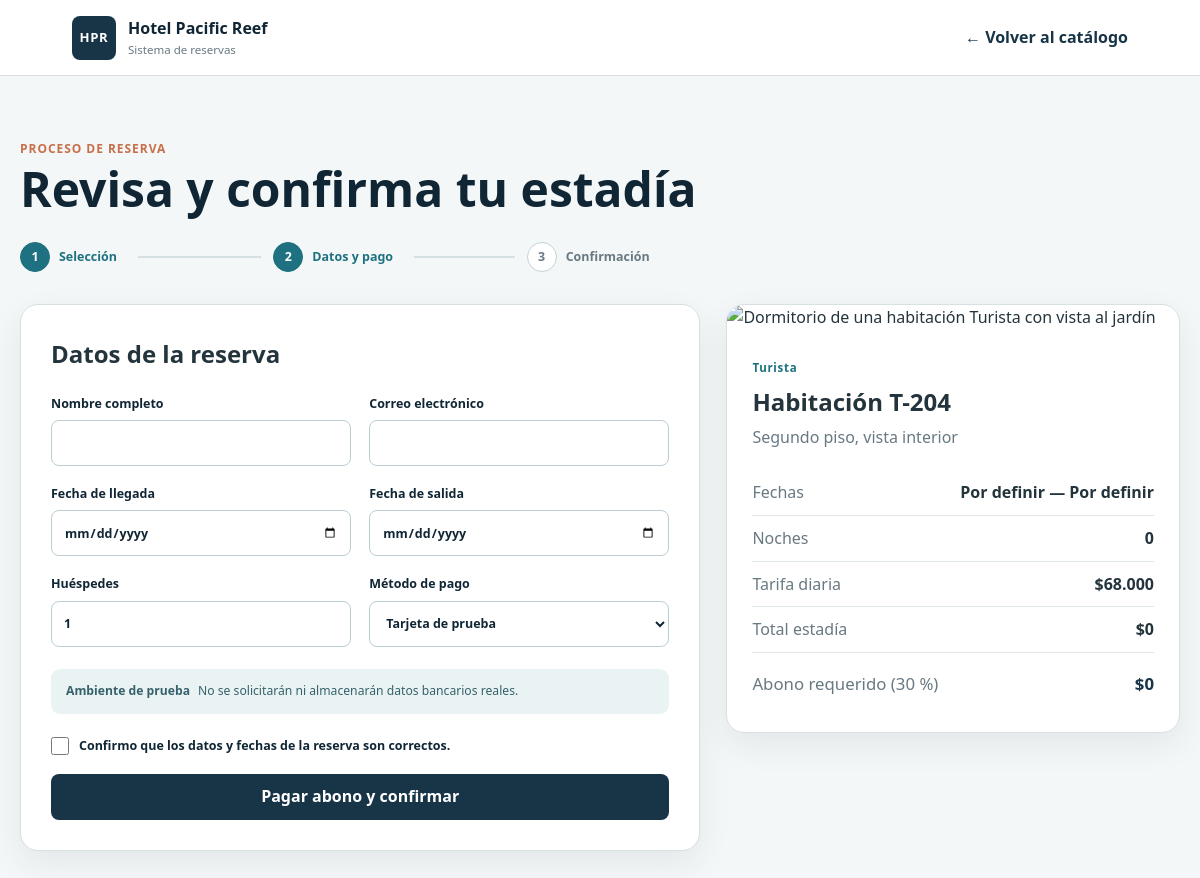
The app's page /reservation.php?room=2 with its own data.
### tables this page shows
CREATE TABLE rooms (
    id BIGINT UNSIGNED AUTO_INCREMENT PRIMARY KEY,
    room_type_id BIGINT UNSIGNED NOT NULL,
    capacity TINYINT UNSIGNED NOT NULL,
    room_number VARCHAR(20) NOT NULL UNIQUE,
    location VARCHAR(120) NOT NULL,
    description VARCHAR(500) NOT NULL,
    equipment JSON NOT NULL,
    image_url VARCHAR(500) NULL,
    status ENUM('available', 'occupied', 'maintenance', 'inactive') NOT NULL DEFAULT 'available',
    created_at TIMESTAMP NOT NULL DEFAULT CURRENT_TIMESTAMP,
    updated_at TIMESTAMP NOT NULL DEFAULT CURRENT_TIMESTAMP ON UPDATE CURRENT_TIMESTAMP,
    CONSTRAINT fk_rooms_room_type
        FOREIGN KEY (room_type_id) REFERENCES room_types(id),
    CONSTRAINT chk_room_capacity CHECK (capacity > 0)
);

CREATE TABLE room_types (
    id BIGINT UNSIGNED AUTO_INCREMENT PRIMARY KEY,
    name VARCHAR(80) NOT NULL UNIQUE,
    description VARCHAR(500) NOT NULL,
    base_price DECIMAL(12, 2) NOT NULL,
    max_guests TINYINT UNSIGNED NOT NULL,
    created_at TIMESTAMP NOT NULL DEFAULT CURRENT_TIMESTAMP,
    CONSTRAINT chk_room_type_price CHECK (base_price > 0),
    CONSTRAINT chk_room_type_capacity CHECK (max_guests > 0)
);

### src/Database/Connection.php (called while the page is built, shortened)
<?php
final class Connection
{
    public static function create(): PDO
    {
        $projectRoot = dirname(__DIR__, 2);
        $configFile = $projectRoot . '/config/database.php';
        $config = require (is_file($configFile)
            ? $configFile
            : $projectRoot . '/config/database.example.php');
        $dsn = sprintf(
            'mysql:host=%s;port=%d;dbname=%s;charset=%s',
            $config['host'],
            $config['port'],
            $config['database'],
            $config['charset']
        );
        return new PDO($dsn, $config['username'], $config['password'], [
            PDO::ATTR_ERRMODE => PDO::ERRMODE_EXCEPTION,
            PDO::ATTR_DEFAULT_FETCH_MODE => PDO::FETCH_ASSOC,
            PDO::ATTR_EMULATE_PREPARES => false,
        ]);
    }
}

### config/database.example.php (called while the page is built, shortened)
<?php
return [
    'host' => getenv('DB_HOST') ?: '127.0.0.1',
    'port' => (int) (getenv('DB_PORT') ?: 3306),
    'database' => getenv('DB_NAME') ?: 'hotel_pacific_reef',
    'username' => getenv('DB_USER') ?: 'root',
    'password' => getenv('DB_PASSWORD') ?: '',
    'charset' => 'utf8mb4',
];

### src/Repositories/ReservationRepository.php (called while the page is built, shortened)
<?php
final class ReservationRepository
{
    public function room(int $id): ?array
    {
        $statement = $this->pdo->prepare(
            'SELECT rooms.*, room_types.name AS category,
                    room_types.base_price AS price
             FROM rooms
             INNER JOIN room_types ON room_types.id = rooms.room_type_id
             WHERE rooms.id = :id'
        );
        $statement->execute(['id' => $id]);
        $room = $statement->fetch();
        return $room === false ? null : $room;
    }
}

### src/Data/room_galleries.php (called while the page is built, shortened)
<?php
return [
    'Turista' => [
        ['src' => 'assets/images/rooms/turista-room-main.png', 'alt' => 'Dormitorio de una habitación Turista con vista al jardín'],
        ['src' => 'assets/images/rooms/turista-room-detail.png', 'alt' => 'Espacio de descanso y trabajo de una habitación Turista'],
        ['src' => 'assets/images/rooms/turista-room-bathroom.png', 'alt' => 'Baño privado de una habitación Turista'],
    ],
    'Premium' => [
        ['src' => 'assets/images/rooms/premium-room-main.png', 'alt' => 'Dormitorio de una habitación Premium con vista al mar'],
        ['src' => 'assets/images/rooms/premium-room-terrace.png', 'alt' => 'Terraza privada de una habitación Premium'],
        ['src' => 'assets/images/rooms/premium-room-bathroom.png', 'alt' => 'Baño con jacuzzi de una habitación Premium'],
    ],
];

### public/reservation.php (the view, shortened to what this page needs)
<?php
$projectRoot = dirname(__DIR__);
require $projectRoot . '/src/Database/Connection.php';
require $projectRoot . '/src/Repositories/ReservationRepository.php';
$roomGalleries = require $projectRoot . '/src/Data/room_galleries.php';
function escape(string $value): string
{
    return htmlspecialchars($value, ENT_QUOTES, 'UTF-8');
}
function money(float $value): string
{
    return '$' . number_format($value, 0, ',', '.');
}
$error = null;
$confirmation = null;
$roomId = (int) ($_POST['room_id'] ?? $_GET['room'] ?? 0);
$checkIn = (string) ($_POST['check_in'] ?? $_GET['check_in'] ?? '');
$checkOut = (string) ($_POST['check_out'] ?? $_GET['check_out'] ?? '');
$guests = (int) ($_POST['guests'] ?? $_GET['guests'] ?? 1);
$room = null;
try {
    $repository = new ReservationRepository(Connection::create());
    $room = $repository->room($roomId);
} catch (Throwable $exception) {
    $error = $exception->getMessage();
}
$gallery = $room !== null ? ($roomGalleries[$room['category']] ?? $roomGalleries['Turista']) : [];
$nights = 0;
$total = $room !== null ? (float) $room['price'] * $nights : 0;
$deposit = round($total * 0.30, 2);
?>
<!DOCTYPE html>
<html lang="es">
<head>
    <link rel="stylesheet" href="assets/css/styles.css">
    <link rel="stylesheet" href="assets/css/reservation.css">
    <link rel="stylesheet" href="assets/css/responsive.css">
</head>
<body class="reservation-page">
<header class="site-header compact-header">
    <a class="brand" href="index.php" aria-label="Hotel Pacific Reef, volver al inicio">
        <span class="brand-mark" aria-hidden="true">HPR</span>
        <span class="brand-copy"><strong>Hotel Pacific Reef</strong><small>Sistema de reservas</small></span>
    </a>
    <a class="back-link" href="index.php#habitaciones">← Volver al catálogo</a>
</header>
<main class="reservation-main">
    <?php if ($confirmation !== null): ?>
        <section class="confirmation-card" aria-labelledby="confirmationTitle">
            <div class="confirmation-icon" aria-hidden="true">✓</div>
            <p class="section-kicker">Pago de prueba aprobado</p>
            <h1 id="confirmationTitle">Reserva confirmada</h1>
            <p>La confirmación fue preparada para enviarse a <strong><?= escape($confirmation['email']) ?></strong>.</p>
            <div class="ticket">
                <div>
                    <span>Código de reserva</span>
                    <strong><?= escape($confirmation['code']) ?></strong>
                    <dl>
                        <div><dt>Habitación</dt><dd><?= escape($confirmation['room_number'] . ' · ' . $confirmation['category']) ?></dd></div>
                        <div><dt>Estadía</dt><dd><?= escape($confirmation['check_in']) ?> al <?= escape($confirmation['check_out']) ?></dd></div>
                        <div><dt>Huéspedes</dt><dd><?= (int) $confirmation['guests'] ?></dd></div>
                        <div><dt>Total</dt><dd><?= money((float) $confirmation['total']) ?></dd></div>
                        <div><dt>Abono pagado</dt><dd><?= money((float) $confirmation['deposit']) ?></dd></div>
                    </dl>
                </div>
                <div class="qr-preview" role="img" aria-label="Representación del código QR asociado a la reserva"><span>QR</span></div>
            </div>
            <p class="prototype-note">Prototipo: el pago, el correo y el código QR se representan en ambiente de prueba.</p>
            <a class="primary-button" href="index.php">Volver al inicio</a>
        </section>
    <?php elseif ($room !== null): ?>
        <section class="reservation-intro">
            <p class="section-kicker">Proceso de reserva</p>
            <h1>Revisa y confirma tu estadía</h1>
            <ol class="stepper" aria-label="Progreso de la reserva">
                <li class="complete"><span>1</span>Selección</li>
                <li class="active"><span>2</span>Datos y pago</li>
                <li><span>3</span>Confirmación</li>
            </ol>
        </section>
        <div class="reservation-layout">
            <section class="reservation-form-card" aria-labelledby="formTitle">
                <h2 id="formTitle">Datos de la reserva</h2>
                <form method="post">
                    <div class="field-grid">
                        <label>Nombre completo<input name="full_name" value="<?= escape((string) ($_POST['full_name'] ?? '')) ?>" autocomplete="name" required></label>
                        <label>Correo electrónico<input name="email" type="email" value="<?= escape((string) ($_POST['email'] ?? '')) ?>" autocomplete="email" required></label>
                        <label>Fecha de llegada<input name="check_in" type="date" value="<?= escape($checkIn) ?>" required></label>
                        <label>Fecha de salida<input name="check_out" type="date" value="<?= escape($checkOut) ?>" required></label>
                        <label>Huéspedes<input name="guests" type="number" min="1" max="<?= (int) $room['capacity'] ?>" value="<?= $guests ?>" required></label>
                        <label>Método de pago<select name="payment_method"><option>Tarjeta de prueba</option></select></label>
                    </div>
                    <div class="test-payment"><strong>Ambiente de prueba</strong><span>No se solicitarán ni almacenarán datos bancarios reales.</span></div>
                    <label class="terms"><input type="checkbox" name="confirm_terms" value="1" required> Confirmo que los datos y fechas de la reserva son correctos.</label>
                    <button class="primary-button confirm-button" type="submit">Pagar abono y confirmar</button>
                </form>
            </section>
            <aside class="reservation-summary" aria-labelledby="summaryTitle">
                <?php if ($gallery !== []): ?><img src="<?= escape($gallery[0]['src']) ?>" alt="<?= escape($gallery[0]['alt']) ?>"><?php endif; ?>
                <div>
                    <span class="room-code"><?= escape($room['category']) ?></span>
                    <h2 id="summaryTitle">Habitación <?= escape($room['room_number']) ?></h2>
                    <p><?= escape($room['location']) ?></p>
                    <dl>
                        <div><dt>Fechas</dt><dd><?= escape($checkIn ?: 'Por definir') ?> — <?= escape($checkOut ?: 'Por definir') ?></dd></div>
                        <div><dt>Noches</dt><dd><?= $nights ?></dd></div>
                        <div><dt>Tarifa diaria</dt><dd><?= money((float) $room['price']) ?></dd></div>
                        <div><dt>Total estadía</dt><dd><?= money($total) ?></dd></div>
                        <div class="deposit"><dt>Abono requerido (30 %)</dt><dd><?= money($deposit) ?></dd></div>
                    </dl>
                </div>
            </aside>
        </div>
    <?php else: ?>
        <section class="confirmation-card"><h1>No fue posible abrir la reserva</h1><p><?= escape($error ?? 'Selecciona una habitación desde el catálogo.') ?></p><a class="primary-button" href="index.php#habitaciones">Ver habitaciones</a></section>
    <?php endif; ?>
</main>
</body>
</html>

### public/assets/css/styles.css (style rules this page uses)
:root { --navy: #183447; --navy-dark: #102635; --ocean: #1d7180; --ocean-soft: #e5f0f1; --sand: #f3eee4; --coral: #c86f4a; --ink: #24343d; --muted: #687982; --line: #d8e0e2; --surface: #ffffff; --background: #f7f8f7; --success: #2e7964; --warning: #a56b22; --radius: 14px; --shadow: 0 12px 32px rgba(23, 52, 71, 0.08); }
* { box-sizing: border-box; }
html { scroll-behavior: smooth; max-width: 100%; overflow-x: hidden; }
body { margin: 0; max-width: 100%; overflow-x: hidden; color: var(--ink); background: var(--background); font-family: "Segoe UI", Arial, sans-serif; line-height: 1.55; }
button, input, select { font: inherit; }
a { color: inherit; }
.site-header { position: sticky; z-index: 20; top: 0; display: grid; grid-template-columns: 1fr auto 1fr; align-items: center; min-height: 76px; padding: 12px clamp(24px, 6vw, 92px); border-bottom: 1px solid var(--line); background: rgba(255, 255, 255, 0.96); backdrop-filter: blur(12px); }
.brand { display: inline-flex; align-items: center; gap: 12px; width: max-content; text-decoration: none; }
.brand-mark { display: grid; width: 44px; height: 44px; place-items: center; border-radius: 8px; color: white; background: var(--navy); font-size: 0.82rem; font-weight: 800; letter-spacing: 0.05em; }
.brand-copy strong, .brand-copy small { display: block; }
.brand-copy strong { color: var(--navy-dark); font-size: 1rem; }
.brand-copy small { margin-top: 1px; color: var(--muted); font-size: 0.72rem; }
main { width: min(1240px, calc(100% - 40px)); min-width: 0; margin: 0 auto; }
.context-label, .section-kicker { margin: 0; color: var(--coral); font-size: 0.75rem; font-weight: 800; text-transform: uppercase; letter-spacing: 0.08em; }
.primary-button, .secondary-button { display: inline-flex; align-items: center; justify-content: center; min-height: 46px; padding: 0 20px; border-radius: 8px; text-decoration: none; cursor: pointer; font-weight: 700; }
.primary-button { border: 1px solid var(--navy); color: white; background: var(--navy); }
.room-code { color: var(--ocean); font-size: 0.72rem; font-weight: 800; letter-spacing: 0.06em; }

### public/assets/css/responsive.css (style rules this page uses)
html, body { max-width: 100%; overflow-x: hidden; }
main, .overview > *, .reservation-layout > *, .admin-layout > *, .dashboard-grid > *, .panel { min-width: 0; }

### records on screen
rooms: room_type.name "Turista", room_number "T-204", location "Segundo piso, vista interior", room_type.base_price "$68.000", room_type.base_price "$0"

### other values on screen
$checkIn ?: 'Por definir' "Por definir"
$checkOut ?: 'Por definir' "Por definir"
$nights "0"
